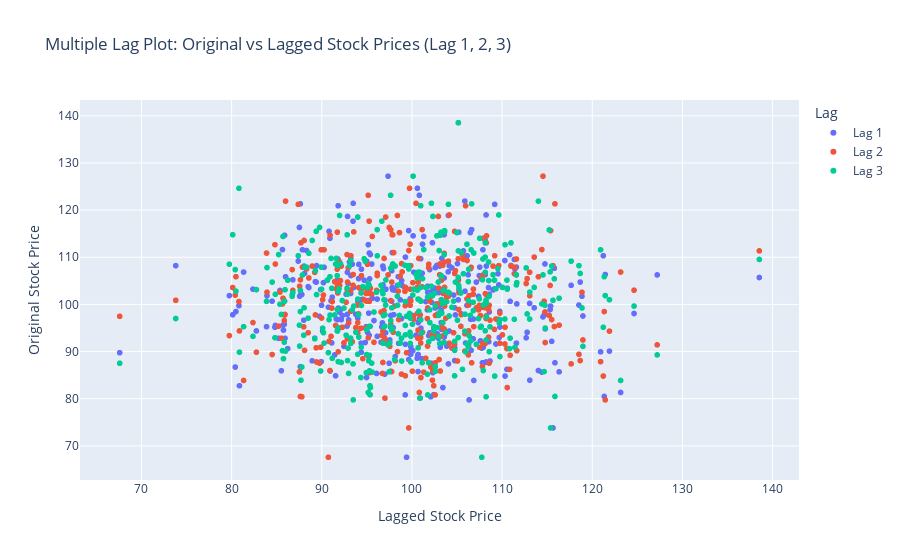

Write notebook code for a chart like this one.
### Code cell
# Sample data for stock prices
np.random.seed(42)
dates = pd.date_range(start="2024-01-01", periods=365)
stock_prices = np.random.normal(loc=100, scale=10, size=len(dates))

# Create DataFrame
data2 = pd.DataFrame({
    'Date': dates,
    'Stock Prices': stock_prices
})

# Create a DataFrame to hold multiple lags (Lag 1, Lag 2, Lag 3)
df_lagged = pd.DataFrame({
    'Original': data2['Stock Prices'],
    'Lag 1': data2['Stock Prices'].shift(1),
    'Lag 2': data2['Stock Prices'].shift(2),
    'Lag 3': data2['Stock Prices'].shift(3)
}).dropna()  # Drop rows where lagged values are NaN

# Melt the DataFrame for easier plotting with Plotly
df_melted = df_lagged.melt(id_vars='Original', value_vars=['Lag 1', 'Lag 2', 'Lag 3'], 
                           var_name='Lag', value_name='Lagged Value')

# Create a scatter plot to visualize multiple lags
fig = px.scatter(df_melted, x='Lagged Value', y='Original', color='Lag', 
                 title='Multiple Lag Plot: Original vs Lagged Stock Prices (Lag 1, 2, 3)',
                 labels={'Lagged Value': 'Lagged Stock Price', 'Original': 'Original Stock Price'})
fig.show()

### Figure 1 — Plotly figure (JSON) as saved in the notebook; plotly's stock layout.template omitted (floating-point values rounded to 4 significant figures; data arrays with more than 128 entries replaced by an {"elided": "..."} marker saying what was removed)
{"data": [{"hovertemplate": "Lag=Lag 1<br>Lagged Stock Price=%{x}<br>Original Stock Price=%{y}<extra></extra>", "legendgroup": "Lag 1", "marker": {"color": "#636efa", "symbol": "circle"}, "mode": "markers", "name": "Lag 1", "showlegend": true, "type": "scattergl", "x": {"elided": "362 float values"}, "xaxis": "x", "y": {"elided": "362 float values"}, "yaxis": "y"}, {"hovertemplate": "Lag=Lag 2<br>Lagged Stock Price=%{x}<br>Original Stock Price=%{y}<extra></extra>", "legendgroup": "Lag 2", "marker": {"color": "#EF553B", "symbol": "circle"}, "mode": "markers", "name": "Lag 2", "showlegend": true, "type": "scattergl", "x": {"elided": "362 float values"}, "xaxis": "x", "y": {"elided": "362 float values"}, "yaxis": "y"}, {"hovertemplate": "Lag=Lag 3<br>Lagged Stock Price=%{x}<br>Original Stock Price=%{y}<extra></extra>", "legendgroup": "Lag 3", "marker": {"color": "#00cc96", "symbol": "circle"}, "mode": "markers", "name": "Lag 3", "showlegend": true, "type": "scattergl", "x": {"elided": "362 float values"}, "xaxis": "x", "y": {"elided": "362 float values"}, "yaxis": "y"}], "layout": {"legend": {"title": {"text": "Lag"}, "tracegroupgap": 0}, "title": {"text": "Multiple Lag Plot: Original vs Lagged Stock Prices (Lag 1, 2, 3)"}, "xaxis": {"anchor": "y", "domain": [0, 1], "title": {"text": "Lagged Stock Price"}}, "yaxis": {"anchor": "x", "domain": [0, 1], "title": {"text": "Original Stock Price"}}}}
